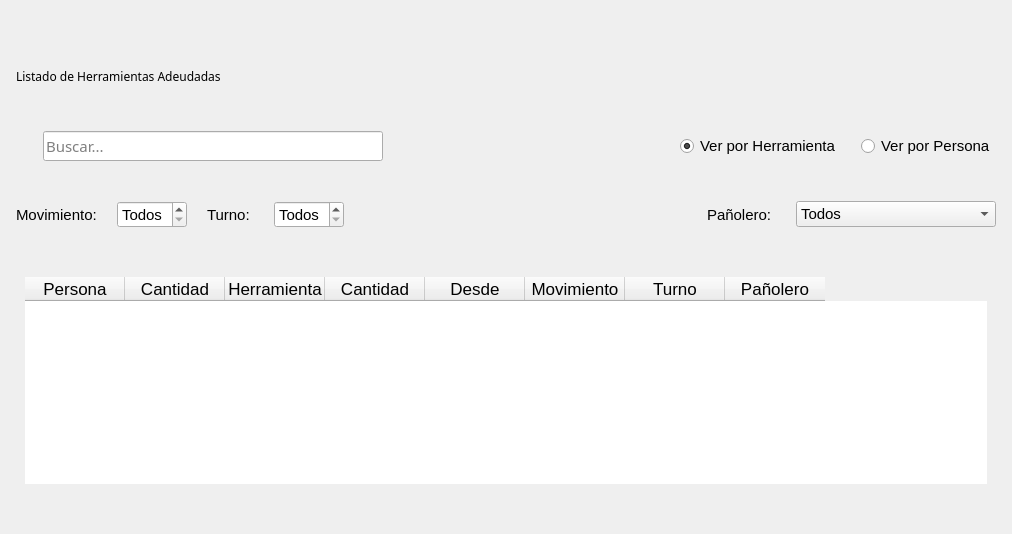
<?xml version="1.0" encoding="UTF-8"?>
<ui version="4.0">
 <class>Form</class>
 <widget class="QWidget" name="Form">
  <property name="geometry">
   <rect>
    <x>0</x>
    <y>0</y>
    <width>1012</width>
    <height>534</height>
   </rect>
  </property>
  <property name="windowTitle">
   <string>Form</string>
  </property>
  <property name="styleSheet">
   <string notr="true">/*uwu*/
</string>
  </property>
  <layout class="QVBoxLayout" name="verticalLayout_2">
   <item>
    <layout class="QVBoxLayout" name="verticalLayout">
     <property name="spacing">
      <number>20</number>
     </property>
     <property name="leftMargin">
      <number>5</number>
     </property>
     <property name="topMargin">
      <number>30</number>
     </property>
     <property name="rightMargin">
      <number>5</number>
     </property>
     <property name="bottomMargin">
      <number>30</number>
     </property>
     <item>
      <widget class="QLabel" name="label">
       <property name="sizePolicy">
        <sizepolicy hsizetype="Fixed" vsizetype="Fixed">
         <horstretch>0</horstretch>
         <verstretch>0</verstretch>
        </sizepolicy>
       </property>
       <property name="minimumSize">
        <size>
         <width>0</width>
         <height>70</height>
        </size>
       </property>
       <property name="font">
        <font>
         <family>Oswald</family>
         <weight>50</weight>
         <bold>false</bold>
        </font>
       </property>
       <property name="text">
        <string>Listado de Herramientas Adeudadas</string>
       </property>
      </widget>
     </item>
     <item>
      <layout class="QHBoxLayout" name="horizontalLayout_2">
       <item>
        <widget class="QLabel" name="label_2">
         <property name="sizePolicy">
          <sizepolicy hsizetype="Fixed" vsizetype="Fixed">
           <horstretch>0</horstretch>
           <verstretch>0</verstretch>
          </sizepolicy>
         </property>
         <property name="text">
          <string/>
         </property>
         <property name="pixmap">
          <pixmap>lupa.png</pixmap>
         </property>
        </widget>
       </item>
       <item>
        <widget class="QLineEdit" name="lineEdit">
         <property name="sizePolicy">
          <sizepolicy hsizetype="Maximum" vsizetype="Fixed">
           <horstretch>0</horstretch>
           <verstretch>0</verstretch>
          </sizepolicy>
         </property>
         <property name="minimumSize">
          <size>
           <width>340</width>
           <height>0</height>
          </size>
         </property>
         <property name="font">
          <font>
           <family>Oswald</family>
           <pointsize>11</pointsize>
           <weight>50</weight>
           <bold>false</bold>
          </font>
         </property>
         <property name="styleSheet">
          <string notr="true"/>
         </property>
         <property name="placeholderText">
          <string>Buscar...</string>
         </property>
        </widget>
       </item>
       <item>
        <spacer name="horizontalSpacer_2">
         <property name="orientation">
          <enum>Qt::Horizontal</enum>
         </property>
         <property name="sizeHint" stdset="0">
          <size>
           <width>40</width>
           <height>20</height>
          </size>
         </property>
        </spacer>
       </item>
       <item>
        <widget class="QRadioButton" name="radioHerramienta">
         <property name="font">
          <font>
           <pointsize>11</pointsize>
          </font>
         </property>
         <property name="text">
          <string>Ver por Herramienta</string>
         </property>
         <property name="checked">
          <bool>true</bool>
         </property>
        </widget>
       </item>
       <item>
        <widget class="QRadioButton" name="radioPersona">
         <property name="font">
          <font>
           <pointsize>11</pointsize>
          </font>
         </property>
         <property name="text">
          <string>Ver por Persona</string>
         </property>
         <property name="checked">
          <bool>false</bool>
         </property>
        </widget>
       </item>
      </layout>
     </item>
     <item>
      <layout class="QHBoxLayout" name="horizontalLayout_3">
       <property name="topMargin">
        <number>20</number>
       </property>
       <property name="bottomMargin">
        <number>20</number>
       </property>
       <item>
        <widget class="QLabel" name="label_8">
         <property name="font">
          <font>
           <pointsize>11</pointsize>
          </font>
         </property>
         <property name="text">
          <string>Movimiento:</string>
         </property>
        </widget>
       </item>
       <item>
        <widget class="QSpinBox" name="nMov">
         <property name="minimumSize">
          <size>
           <width>70</width>
           <height>0</height>
          </size>
         </property>
         <property name="font">
          <font>
           <pointsize>11</pointsize>
          </font>
         </property>
         <property name="specialValueText">
          <string>Todos</string>
         </property>
         <property name="prefix">
          <string>#</string>
         </property>
        </widget>
       </item>
       <item>
        <widget class="QLabel" name="label_3">
         <property name="font">
          <font>
           <pointsize>11</pointsize>
          </font>
         </property>
         <property name="text">
          <string>Turno: </string>
         </property>
        </widget>
       </item>
       <item>
        <widget class="QSpinBox" name="nTurno">
         <property name="minimumSize">
          <size>
           <width>70</width>
           <height>0</height>
          </size>
         </property>
         <property name="font">
          <font>
           <pointsize>11</pointsize>
          </font>
         </property>
         <property name="specialValueText">
          <string>Todos</string>
         </property>
         <property name="prefix">
          <string>#</string>
         </property>
        </widget>
       </item>
       <item>
        <spacer name="horizontalSpacer_3">
         <property name="orientation">
          <enum>Qt::Horizontal</enum>
         </property>
         <property name="sizeHint" stdset="0">
          <size>
           <width>40</width>
           <height>20</height>
          </size>
         </property>
        </spacer>
       </item>
       <item>
        <widget class="QLabel" name="label_7">
         <property name="font">
          <font>
           <pointsize>11</pointsize>
          </font>
         </property>
         <property name="text">
          <string>Pañolero: </string>
         </property>
        </widget>
       </item>
       <item>
        <widget class="QComboBox" name="listaPanolero">
         <property name="minimumSize">
          <size>
           <width>200</width>
           <height>0</height>
          </size>
         </property>
         <property name="font">
          <font>
           <pointsize>11</pointsize>
          </font>
         </property>
         <item>
          <property name="text">
           <string>Todos</string>
          </property>
         </item>
        </widget>
       </item>
      </layout>
     </item>
     <item>
      <widget class="QStackedWidget" name="stackedWidget">
       <property name="currentIndex">
        <number>1</number>
       </property>
       <widget class="QWidget" name="page">
        <layout class="QVBoxLayout" name="verticalLayout_3">
         <item>
          <widget class="QTableWidget" name="tablaHerramienta">
           <property name="sizePolicy">
            <sizepolicy hsizetype="Expanding" vsizetype="Expanding">
             <horstretch>0</horstretch>
             <verstretch>0</verstretch>
            </sizepolicy>
           </property>
           <property name="frameShape">
            <enum>QFrame::NoFrame</enum>
           </property>
           <property name="frameShadow">
            <enum>QFrame::Plain</enum>
           </property>
           <property name="sortingEnabled">
            <bool>true</bool>
           </property>
           <attribute name="horizontalHeaderDefaultSectionSize">
            <number>110</number>
           </attribute>
           <attribute name="horizontalHeaderStretchLastSection">
            <bool>false</bool>
           </attribute>
           <attribute name="verticalHeaderVisible">
            <bool>false</bool>
           </attribute>
           <column>
            <property name="text">
             <string>Herramienta</string>
            </property>
            <property name="font">
             <font>
              <pointsize>13</pointsize>
             </font>
            </property>
           </column>
           <column>
            <property name="text">
             <string>Cantidad</string>
            </property>
            <property name="font">
             <font>
              <pointsize>13</pointsize>
             </font>
            </property>
           </column>
           <column>
            <property name="text">
             <string>Persona</string>
            </property>
            <property name="font">
             <font>
              <pointsize>13</pointsize>
             </font>
            </property>
           </column>
           <column>
            <property name="text">
             <string>Cantidad</string>
            </property>
            <property name="font">
             <font>
              <pointsize>13</pointsize>
             </font>
            </property>
           </column>
           <column>
            <property name="text">
             <string>Desde</string>
            </property>
            <property name="font">
             <font>
              <pointsize>13</pointsize>
             </font>
            </property>
           </column>
           <column>
            <property name="text">
             <string>Movimiento</string>
            </property>
            <property name="font">
             <font>
              <pointsize>13</pointsize>
             </font>
            </property>
           </column>
           <column>
            <property name="text">
             <string>Turno</string>
            </property>
            <property name="font">
             <font>
              <pointsize>13</pointsize>
             </font>
            </property>
           </column>
           <column>
            <property name="text">
             <string>Pañolero</string>
            </property>
            <property name="font">
             <font>
              <pointsize>13</pointsize>
             </font>
            </property>
           </column>
          </widget>
         </item>
        </layout>
       </widget>
       <widget class="QWidget" name="page_2">
        <layout class="QVBoxLayout" name="verticalLayout_4">
         <item>
          <widget class="QTableWidget" name="tablaPersona">
           <property name="frameShape">
            <enum>QFrame::NoFrame</enum>
           </property>
           <property name="lineWidth">
            <number>0</number>
           </property>
           <property name="showGrid">
            <bool>true</bool>
           </property>
           <property name="gridStyle">
            <enum>Qt::SolidLine</enum>
           </property>
           <property name="sortingEnabled">
            <bool>false</bool>
           </property>
           <property name="wordWrap">
            <bool>true</bool>
           </property>
           <property name="cornerButtonEnabled">
            <bool>false</bool>
           </property>
           <attribute name="horizontalHeaderVisible">
            <bool>true</bool>
           </attribute>
           <attribute name="horizontalHeaderHighlightSections">
            <bool>true</bool>
           </attribute>
           <attribute name="verticalHeaderVisible">
            <bool>false</bool>
           </attribute>
           <column>
            <property name="text">
             <string>Persona</string>
            </property>
            <property name="font">
             <font>
              <pointsize>13</pointsize>
             </font>
            </property>
           </column>
           <column>
            <property name="text">
             <string>Cantidad</string>
            </property>
            <property name="font">
             <font>
              <pointsize>13</pointsize>
             </font>
            </property>
           </column>
           <column>
            <property name="text">
             <string>Herramienta</string>
            </property>
            <property name="font">
             <font>
              <pointsize>13</pointsize>
             </font>
            </property>
           </column>
           <column>
            <property name="text">
             <string>Cantidad</string>
            </property>
            <property name="font">
             <font>
              <pointsize>13</pointsize>
             </font>
            </property>
           </column>
           <column>
            <property name="text">
             <string>Desde</string>
            </property>
            <property name="font">
             <font>
              <pointsize>13</pointsize>
             </font>
            </property>
           </column>
           <column>
            <property name="text">
             <string>Movimiento</string>
            </property>
            <property name="font">
             <font>
              <pointsize>13</pointsize>
             </font>
            </property>
           </column>
           <column>
            <property name="text">
             <string>Turno</string>
            </property>
            <property name="font">
             <font>
              <pointsize>13</pointsize>
             </font>
            </property>
           </column>
           <column>
            <property name="text">
             <string>Pañolero</string>
            </property>
            <property name="font">
             <font>
              <pointsize>13</pointsize>
             </font>
            </property>
           </column>
          </widget>
         </item>
        </layout>
       </widget>
      </widget>
     </item>
    </layout>
   </item>
  </layout>
 </widget>
 <resources/>
 <connections/>
</ui>
